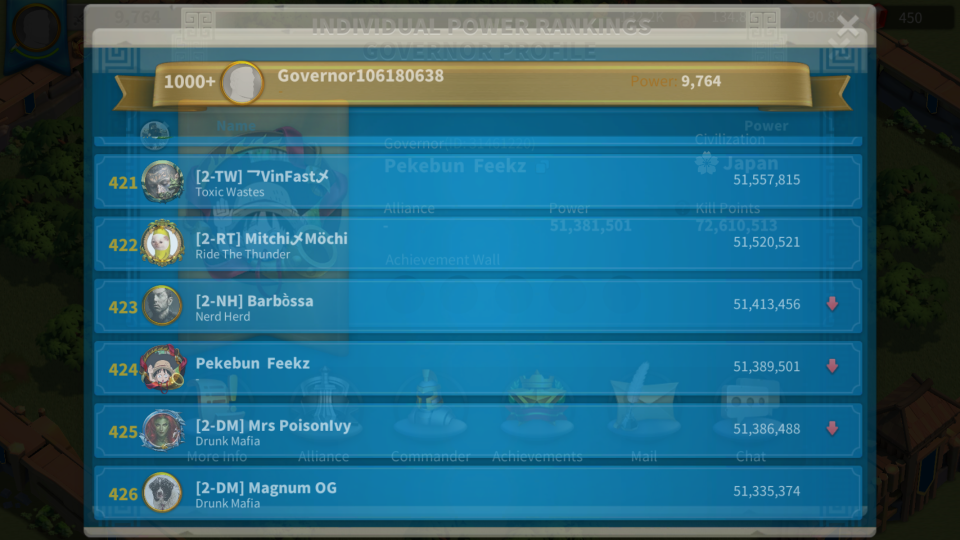
#> input picture samples/2022-03-23_profile_error_424_1.png, 1920 x 1080 px (shown at 1/2 size)
$ python -i contribution_parser.py   (imports and definitions only)
#> lines starting #> are read from the running program, lines starting #| are printed output that depends on the picture
#> further down, picture is the input picture: PIL image 1920x1080 RGBA; mean R, G, B, A 43, 99.2, 118.8, 255
import config
import common.ocr
import logging
from datetime import datetime

logger = logging.getLogger(__name__)

coordinates = config.coordinates['1920x1080'].copy()

# [31 lines left out: function calibrate_coordinates, not called in this run]


kill_reference_coordinates = {
    'total_kill_points': (167, 37, 404, 68),
    't1_kills': (94, 286, 304, 316),
    't2_kills': (94, 336, 304, 366),
    't3_kills': (94, 391, 304, 421),
    't4_kills': (94, 441, 304, 471),
    't5_kills': (94, 496, 304, 526)
}

# [67 lines left out: functions parse_stats, get_kill_box, get_scaled_coordinates, parse_kill_image, not called in this run]


def parse_more_info_image(image):
    power_crop = image.crop(coordinates['power'])
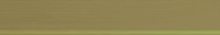
#> power_crop: PIL image 220x35 RGBA; mean R, G, B, A 144.8, 132.4, 82.6, 255
    dead_crop = image.crop(coordinates['deads'])
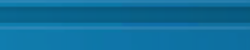
#> dead_crop: PIL image 250x50 RGBA; mean R, G, B, A 15.4, 111.4, 157.2, 255
    rss_gathered_crop = image.crop(coordinates['rss_gathered'])
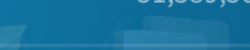
#> rss_gathered_crop: PIL image 250x50 RGBA; mean R, G, B, A 23.5, 115, 158.1, 255
    rss_assistance_crop = image.crop(coordinates['rss_assistance'])
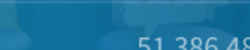
#> rss_assistance_crop: PIL image 250x50 RGBA; mean R, G, B, A 28.5, 117.1, 159.5, 255
    helps_crop = image.crop(coordinates['helps'])
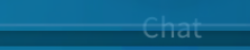
#> helps_crop: PIL image 250x50 RGBA; mean R, G, B, A 13.5, 98, 136.8, 255
#> (the run stopped early here; a loop or call above may not have finished)

$ run again, on samples/83043874_more_info.png
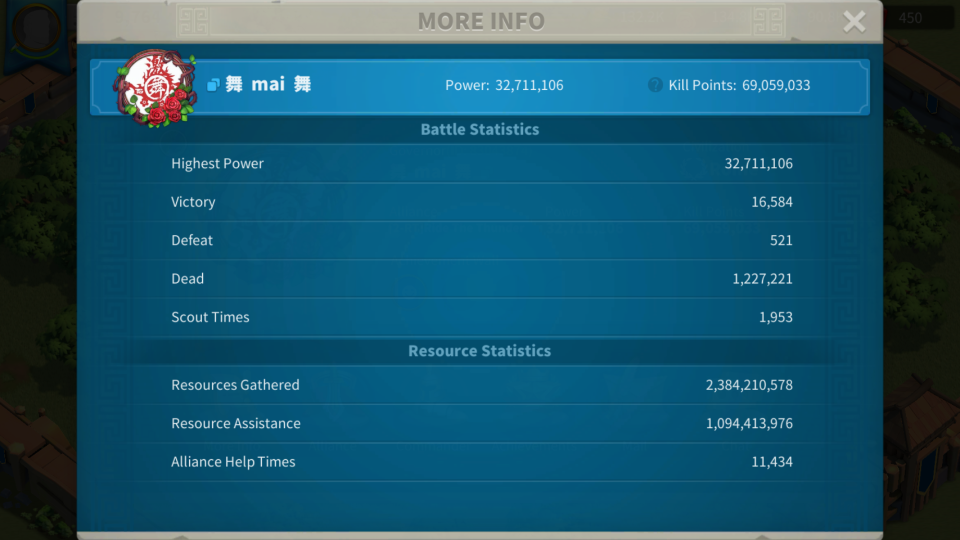
#> input picture samples/83043874_more_info.png, 1920 x 1080 px (shown at 1/2 size)
#> picture is the input picture: PIL image 1920x1080 RGBA; mean R, G, B, A 25.8, 84.4, 107.1, 255
#> in parse_more_info_image, `power_crop = image.crop(coordinates['power'])`:
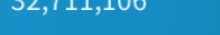
#> power_crop: PIL image 220x35 RGBA; mean R, G, B, A 33.6, 145.5, 196.3, 255
#> in parse_more_info_image, `helps_crop = image.crop(coordinates['helps'])`:
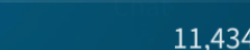
#> helps_crop: PIL image 250x50 RGBA; mean R, G, B, A 12.2, 84.3, 114.2, 255

$ run again, on samples/92242055_kills.png
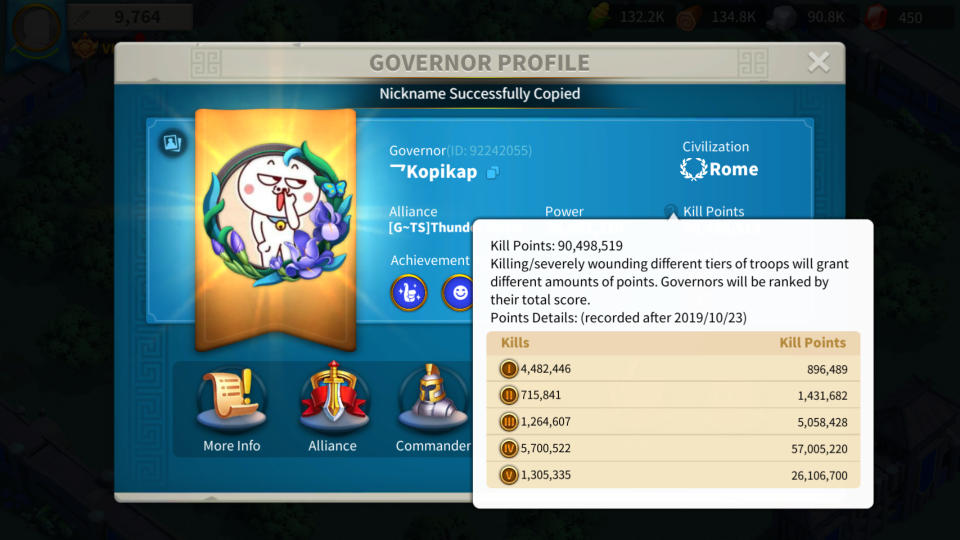
#> input picture samples/92242055_kills.png, 1920 x 1080 px (shown at 1/2 size)
#> picture is the input picture: PIL image 1920x1080 RGBA; mean R, G, B, A 90.1, 112, 114.4, 255
#> in parse_more_info_image, `dead_crop = image.crop(coordinates['deads'])`:
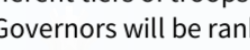
#> dead_crop: PIL image 250x50 RGBA; mean R, G, B, A 222, 223.6, 224.6, 255
#> in parse_more_info_image, `helps_crop = image.crop(coordinates['helps'])`:
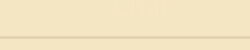
#> helps_crop: PIL image 250x50 RGBA; mean R, G, B, A 243.2, 228, 193.9, 255
